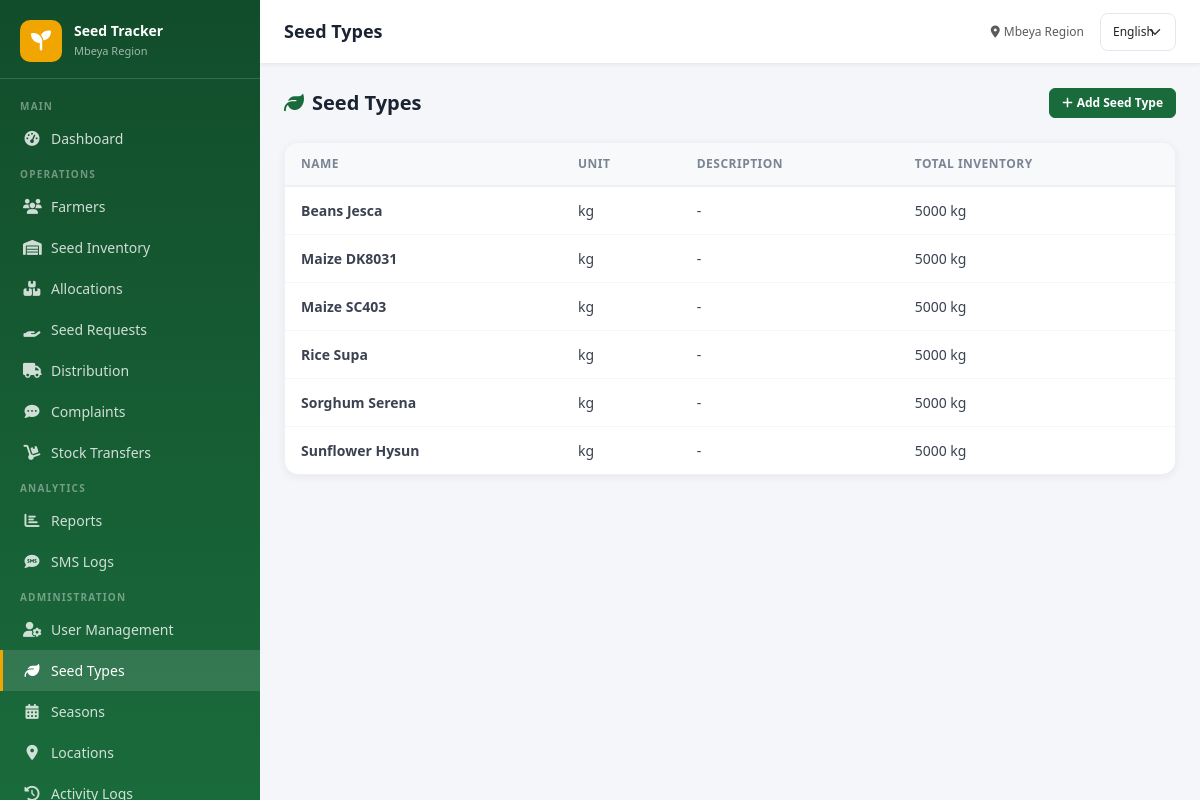
/settings/seeds/ (signed in), run on the app's committed database.
### core/models.py (models this page shows, shortened)
class SeedType(models.Model):
    name = models.CharField(max_length=100, unique=True)
    description = models.TextField(blank=True)
    unit = models.CharField(max_length=30, default='kg')
    created_at = models.DateTimeField(auto_now_add=True)

### core/views.py (the view)
# urls.py: path('settings/seeds/', views.seed_type_list, name='seed_type_list'),
@login_required
@role_required('admin')
def seed_type_list(request):
    seeds = SeedType.objects.annotate(total_inv=Sum('inventory__quantity')).all()
    return render(request, 'core/seed_type_list.html', {'seeds': seeds})

### templates/core/seed_type_list.html (shortened to what this page needs)
{% extends 'base.html' %}
{% load i18n %}
{% block page_title %}{% trans "Seed Types" %}{% endblock %}
{% block content %}
<div class="page-header">
  <h4><i class="fas fa-leaf me-2" style="color:#1a6b3c"></i>{% trans "Seed Types" %}</h4>
  <a href="{% url 'seed_type_create' %}" class="btn btn-primary btn-sm"><i class="fas fa-plus me-1"></i>{% trans "Add Seed Type" %}</a>
</div>
<div class="table-card">
  <div class="table-responsive">
    <table class="data-table">
      <thead><tr><th>{% trans "Name" %}</th><th>{% trans "Unit" %}</th><th>{% trans "Description" %}</th><th>{% trans "Total Inventory" %}</th></tr></thead>
      <tbody>
        {% for s in seeds %}
        <tr>
          <td style="font-weight:700">{{ s.name }}</td>
          <td>{{ s.unit }}</td>
          <td>{{ s.description|default:"-"|truncatechars:60 }}</td>
          <td>{{ s.total_inv|floatformat:0|default:"0" }} {{ s.unit }}</td>
        </tr>
        {% empty %}
        <tr><td colspan="4" class="text-center text-muted py-4">{% trans "No seed types defined" %}</td></tr>
        {% endfor %}
      </tbody>
    </table>
  </div>
</div>
{% endblock %}

### templates/base.html (style rules this page uses)
:root { --primary: #1a6b3c; --primary-dark: #124d2b; --primary-light: #e8f5ee; --accent: #f0a500; --accent-light: #fff8e6; --sidebar-width: 260px; --topbar-height: 64px; }
body { background: #f4f6f9; font-family: 'Segoe UI', sans-serif; }
.table-card { background: #fff; border-radius: 14px; box-shadow: 0 2px 8px rgba(0,0,0,.06); border: 1px solid #eef0f3; overflow: hidden; }
.data-table { width: 100%; border-collapse: collapse; }
.data-table thead th { padding: 12px 16px; background: #f8f9fb; font-size: 12px; font-weight: 700; color: #7a8494; text-transform: uppercase; letter-spacing: .5px; border-bottom: 2px solid #eef0f3; white-space: nowrap; }
.data-table tbody td { padding: 13px 16px; font-size: 14px; color: #3a4252; border-bottom: 1px solid #f4f6f9; vertical-align: middle; }
.data-table tbody tr:last-child td { border-bottom: none; }
.btn-primary { background: var(--primary); border-color: var(--primary); border-radius: 8px; font-weight: 600; font-size: 14px; }
.btn-sm { padding: 5px 12px; font-size: 12px; border-radius: 6px; }
.page-header { display: flex; align-items: center; justify-content: space-between; margin-bottom: 24px; }
.page-header h4 { margin: 0; font-size: 20px; font-weight: 800; color: #1a2332; }

### data on the page
SeedType: name "Beans Jesca", unit "kg", description "-", total_inv "5000"
SeedType: name "Maize DK8031", unit "kg", description "-", total_inv "5000"
SeedType: name "Maize SC403", unit "kg", description "-", total_inv "5000"
SeedType: name "Rice Supa", unit "kg", description "-", total_inv "5000"
SeedType: name "Sorghum Serena", unit "kg", description "-", total_inv "5000"
SeedType: name "Sunflower Hysun", unit "kg", description "-", total_inv "5000"

### other printed values
form field language "English"
